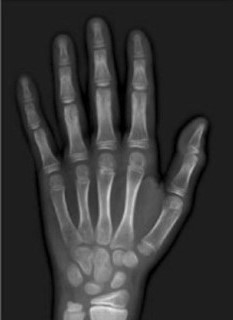
#> input picture XRay.jpg, 233 x 320 px
$ python Edge_based_Encryption.py   (older library calls are emulated)
#> lines starting #> are read from the running program, lines starting #| are printed output that depends on the picture
import cv2
import numpy as np
from PIL import Image, ImageFilter
import random

#Input Image
input_image = cv2.imread('XRay.jpg')
#> input_image is the input picture: shape (320, 233, 3); min 0, max 234, mean 53.9
#print(input_image)


#Convert the truecolor RGB image to the grayscale image
gray = cv2.cvtColor(input_image, cv2.COLOR_BGR2GRAY)
input_image = cv2.GaussianBlur(gray,(3,3),0)
#> input_image: shape (320, 233)

img = np.array(input_image)
lt, bt = img.shape
#> lt = 320; bt = 233
ed = Image.fromarray(img)
ed.show()
img = img.flatten()

#Edge Detection using Prewitt operator
oi = np.array([[-1,-1,-1], [0,0,0],[1,1,1]])
oj = np.array([[-1,0,1],[-1,0,1],[-1,0,1]])
x = cv2.filter2D(img, cv2.CV_16S, oi)
y = cv2.filter2D(img, cv2.CV_16S, oj)
absX = cv2.convertScaleAbs(x)
absY = cv2.convertScaleAbs(y)
result = cv2.addWeighted(absX, 1, absY, 1, 0)
result = np.array(result)
result = result.reshape(lt,bt)
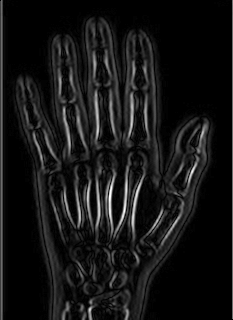
#> result: shape (320, 233); min 0, max 255, mean 20.9
ed = Image.fromarray(result)
ed.show()


#print('Result', result)

#Key Generation using Chaotic Map proposed by the paper
key = []
k = 1.4
lmd = 12
q = 2
p = 0
lt, bt = input_image.shape
for i in range(lt):
        for j in range(bt):
            s =  result[i][j]
            if(s != 0):
                p = p + s
#> after the loop, p = 1557558
sd = int((p / (lt * bt)) % 256) #Significant degree
#> sd = 20

edge_detected = result.flatten()
significant_image = np.array(edge_detected)
#print("significant_image", significant_image)
for i in range (len(edge_detected) ):
    s = significant_image[i]
    if( s > sd ):
        k1 = ( lmd - k ) / ( lmd - ( q * k ))
        q = random.randint(2,255)
        k = k1
        key.append(int((k*pow(10, 10))%256))
#> this loop made 74560 passes
#> (s, k1, q, k) on passes 2, 3, 233, 234, 235, 236, 466, 467, 468, 469, 699, 700: (108, 1.15, 218, 1.15), (69, -0.0454, 100, -0.0454), (114, 0.728, 196, 0.728), (69, -0.0862, 229, -0.0862), (108, 0.381, 109, 0.381), (69, -0.394, 12, -0.394), (117, 0.741, 68, 0.741), (69, -0.293, 249, -0.293), (108, 0.145, 132, 0.145), (66, -1.67, 126, -1.67), (117, 0.0614, 105, 0.0614), (66, 2.15, 237, 2.15)
#> (s, k1) on pass 2333: (66, -0.00672)
#> after the loop, key = 25672 items
#print("Key",key)


#Cipher image pixels by OTP ( modular addition with key and edge detected image)
cipher = []
Prk = []
l=0
input_image = input_image.flatten()
for i in range ( len(input_image) ):
    e = significant_image[i]
    inp = input_image[i]

    if ( e > sd):
        k = key[l]
        c = inp + (k*lmd)
        cipher.append(int((c%256)))
        p = (k  +  inp ) / 255
        Prk.append(int(p))
        l += 1


    else:
        cipher.append(inp)
#> this loop made 74560 passes
#> (e, inp, k, c, p, l) on passes 2 to 3: (108, 49, 122, 1513, 0.671, 1), (69, 29, 20, 269, 0.192, 2)
#> (e, inp) on passes 1, 4, 5, 6, 7, 8: (0, 65), (6, 26), (0, 27), (3, 26), (0, 26), (3, 26)
#> after the loop, Prk = 25672 items; cipher = 74560 items; l = 25672

#print(cipher)

#Converting cipher array to image
l = 0
en = np.array(result)

#print("Length", lt)
#print("Breadth", bt)

for i in range (0 , lt):
    for j in range (0 ,bt):
        en[i][j] = cipher[l]
        l = l + 1
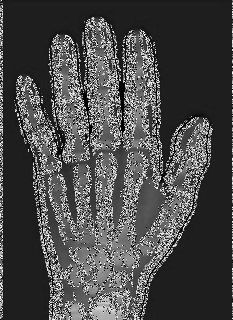
#> en: shape (320, 233); min 0, max 255, mean 74
#> after the loop, l = 74560

c = Image.fromarray(en)
c.show(title="Cipher")

#Decryption Process
decrypt = []
l = 0
for i in range (0, len(input_image) ):
    c = cipher[i]
    s = significant_image[i]
    if (s > sd):
        prk = Prk[l]
        enk = cipher[i]
    #ksq = Ksq[i]
        ksq = key[l]
        d = int ((( enk - ( ksq * lmd )) + (prk * 255)) % 256)
        decrypt.append(( d ))
        l += 1


    else:
        decrypt.append(( c ))
#> this loop made 74560 passes
#> (c, s, prk, enk, ksq, d, l) on passes 2 to 3: (233, 108, 0, 233, 122, 49, 1), (13, 69, 0, 13, 20, 29, 2)
#> (c, s) on passes 1, 4, 5, 6, 7, 8: (65, 0), (26, 6), (27, 0), (26, 3), (26, 0), (26, 3)
#> after the loop, decrypt = 74560 items; l = 25672


#Decrpted array to image matrix
dp = np.array(result)
l=0
for i in range (0 , lt):
    for j in range (0 ,bt):
        dp[i][j] = decrypt[l]
        l = l + 1
#> after the loop, l = 74560

en = Image.fromarray(dp)
en.show(title="Decrypted Image")

$ run again, with Encrypted_Image.jpg copied over XRay.jpg
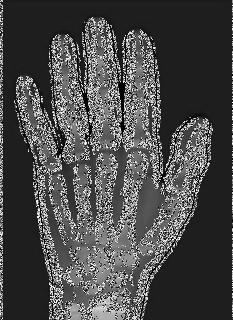
#> input picture Encrypted_Image.jpg, 233 x 320 px
#> input_image is the input picture: shape (320, 233, 3); min 0, max 255, mean 74.2
#> input_image: shape (320, 233)
#> `result = result.reshape(lt,bt)`:
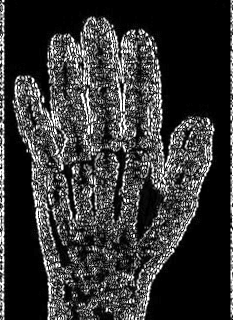
#> result: shape (320, 233); min 0, max 255, mean 52.2
#> after the loop `for i in range(lt):`: p = 3893424
#> sd = 52
#> the loop `for i in range (len(edge_detected) ):` made 74560 passes
#> (s, k1, q, k) on passes 3, 4, 5, 231, 232, 233, 234, 236: (255, 1.15, 218, 1.15), (255, -0.0454, 100, -0.0454), (126, 0.728, 196, 0.728), (96, -0.0862, 229, -0.0862), (195, 0.381, 109, 0.381), (213, -0.394, 12, -0.394), (129, 0.741, 68, 0.741), (228, -0.293, 249, -0.293)
#> after the loop `for i in range (len(edge_detected) ):`: key = 25839 items
#> the loop `for i in range ( len(input_image) ):` made 74560 passes
#> (e, inp, k, c, p) on passes 3 to 5: (255, 147, 122, 1611, 1.05), (255, 67, 20, 307, 0.341), (126, 27, 94, 1155, 0.475)
#> after the loop `for i in range ( len(input_image) ):`: cipher = 74560 items; l = 25839
#> after the loop `for i in range (0 , lt):`:
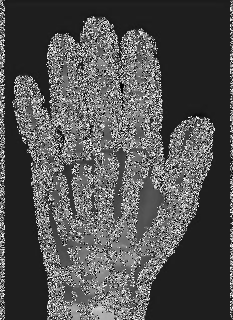
#> en: shape (320, 233); min 0, max 255, mean 81.5
#> after the loop `for i in range (0 , lt):`: l = 74560
#> the loop `for i in range (0, len(input_image) ):` made 74560 passes
#> (c, s, prk, enk, ksq, d) on passes 3 to 5: (75, 255, 1, 75, 122, 146), (51, 255, 0, 51, 20, 67), (131, 126, 0, 131, 94, 27)
#> after the loop `for i in range (0, len(input_image) ):`: decrypt = 74560 items; l = 25839
#> after the loop `for i in range (0 , lt):`: l = 74560
